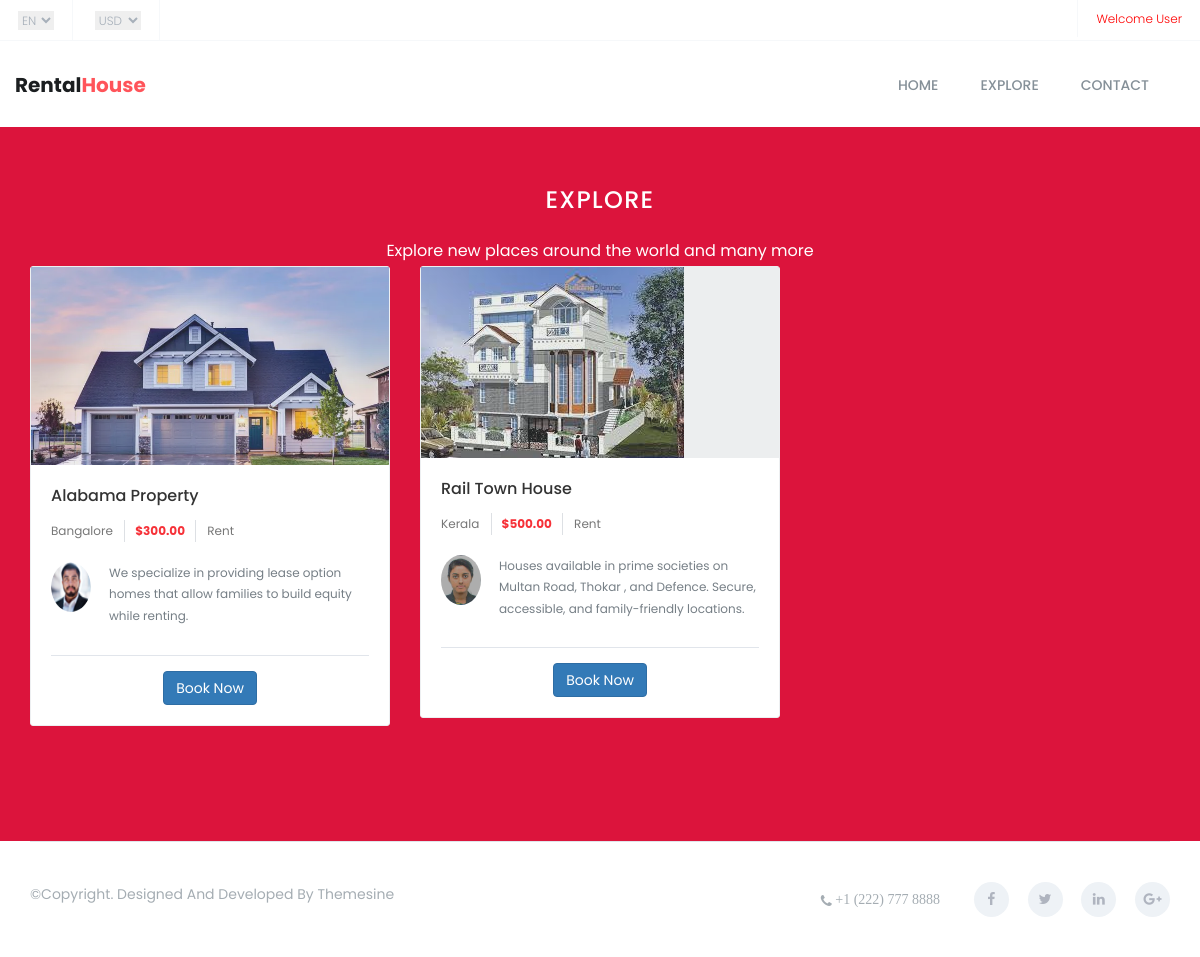
/explore, run on the app's committed database.
### Home/models.py (models this page shows)
class Home_Property(models.Model):#property
    title = models.CharField(max_length=255)
    description = models.TextField()
    price_max = models.DecimalField(max_digits=10,decimal_places=2)
    category = models.CharField(max_length=100, default='Real Estate')
    image_main = models.ImageField(upload_to="Name", null=True, blank=True)
    image_person = models.ImageField(upload_to="Name", null=True, blank=True)
    location = models.CharField(max_length=255)

### Home/views.py (the view)
# urls.py: path('explore', views.explore, name='explore'),
def explore(request):
    hp=Home_Property.objects.all()
    return render(request,"explore.html",{"explore":hp})

### Home/template/explore.html (shortened to what this page needs)
{% load static %}
<!Doctype html>
<html class="no-js" lang="en">
    <head>
        <link rel="stylesheet" href="{% static 'assets/css/font-awesome.min.css' %}">
		<link rel="stylesheet" href="{% static 'assets/css/linearicons.css' %}">
        <link rel="stylesheet" href="{% static 'assets/css/animate.css' %}">
        <link rel="stylesheet" href="{% static 'assets/css/flaticon.css' %}">
        <link rel="stylesheet" href="{% static 'assets/css/slick.css' %}">
		<link rel="stylesheet" href="{% static 'assets/css/slick-theme.css' %}">
        <link rel="stylesheet" href="{% static 'assets/css/bootstrap.min.css' %}">
		<link rel="stylesheet" href="{% static 'assets/css/bootsnav.css' %}" >
        <link rel="stylesheet" href="{% static 'assets/css/style.css' %}">
        <link rel="stylesheet" href="{% static 'assets/css/responsive.css' %}">
		<link rel="stylesheet" href="{% static 'css/style.css' %}">
    </head>
	<body>
		<header id="header-top" class="header-top">
			<ul>
				<li>
					<div class="header-top-left">
						<ul>
							<li class="select-opt">
								<select name="language" id="language">
									<option value="default">EN</option>
								</select>
							</li>
							<li class="select-opt">
								<select name="currency" id="currency">
									<option value="usd">USD</option>
								</select>
							</li>
						</ul>
					</div>
				</li>
				{% if user.is_authenticated and user.is_staff %}
		{% load static %}
				{% else %}
				<li class="head-responsive-right pull-right">
					<div class="header-top-right">
						<ul>
							<li class="header-top-contact">
								<a href="#" style="color: red;">Welcome User {{user.username}}</a>
							</li>
						</ul>
					</div>
				</li>
			</ul>
		</header>
		<section class="top-area">
			<div class="header-area">
			    <nav class="navbar navbar-default bootsnav  navbar-sticky navbar-scrollspy"  data-minus-value-desktop="70" data-minus-value-mobile="55" data-speed="1000">
			        <div class="container">
			            <div class="navbar-header">
			                <a class="navbar-brand" href="{% static '/' %}">Rental<span>House</span></a>
			            </div>
                        <div class="collapse navbar-collapse menu-ui-design" id="navbar-menu">
			                <ul class="nav navbar-nav navbar-right" data-in="fadeInDown" data-out="fadeOutUp">
								<li><a href="/">Home</a></li>
								<li><a href="explore">Explore</a></li>
								<li><a href="/">Contact</a></li>
			                </ul>
			            </div>
			        </div>
			    </nav>
			</div>
		</section>
		 <section id="explore" class="explore" style="background-color:crimson; padding: 60px 0;">
			<div class="container">
				<div class="section-header text-center">
					<h2 style="color: white;">Explore</h2>
					<p style="color: white;">Explore new places around the world and many more</p>
				</div>
				{% load static %}
				<div class="row">
            {% for i in explore %}
                <div class="col-md-4 col-sm-6">
                    <div class="single-explore-item">
                        <div class="single-explore-img">
                            <img src="{{ i.image_main.url }}" alt="explore image" style="max-width: 100%; height: auto;">
                        </div>
                        <div class="single-explore-txt bg-theme-1" style="background-color: #fff; padding: 20px; border-radius: 8px;">
                            <h2><a href="#" style="color: #333;">{{ i.title }}</a></h2>
                            <p class="explore-rating-price">
                                <a href="#" style="color: #777;">{{ i.location }}</a>
                                <span class="explore-price-box">
                                    <span class="explore-price" style="font-weight: bold;">${{ i.price_max }}</span>
                                </span>
                                <a href="#" style="color: #777;">{{ i.category }}</a>
                            </p>
                            <div class="explore-person">
                                <div class="row">
                                    <div class="col-sm-2">
                                        <div class="explore-person-img">
                                            <a href="#">
                                                <img src="{{ i.image_person.url }}" alt="explore person" style="width: 50px; height: 50px; border-radius: 50%;">
                                            </a>
                                        </div>
                                    </div>
                                    <div class="col-sm-10">
                                        <p>{{ i.description }}</p>
                                    </div>
                                </div>
                            </div>
							<div class="text-center" style="margin-top: 15px;">
                        <a href="{% url 'booking' i.id %}" class="btn btn-primary">Book Now</a>
                            </div>
                        </div>
                    </div>
                </div>
            {% endfor %}
        </div>
		{% endif %}
    </div>
</section>
		<footer id="footer"  class="footer">
			<div class="container">
				<div class="hm-footer-copyright">
					<div class="row">
						<div class="col-sm-5">
							<p>
								&copy;copyright. designed and developed by <a href="https://www.themesine.com/">themesine</a>
							</p>
						</div>
						<div class="col-sm-7">
							<div class="footer-social">
								<span><i class="fa fa-phone"> +1  (222) 777 8888</i></span>
								<a href="#"><i class="fa fa-facebook"></i></a>
								<a href="#"><i class="fa fa-twitter"></i></a>
								<a href="#"><i class="fa fa-linkedin"></i></a>
								<a href="#"><i class="fa fa-google-plus"></i></a>
							</div>
						</div>
					</div>
				</div>
			</div>
        </footer>
    </body>
</html>

### Home/static/assets/css/bootsnav.css (style rules this page uses)
nav.bootsnav .container { position: relative; }
nav.navbar.bootsnav { margin-bottom: 0; -moz-border-radius: 0px; -webkit-border-radius: 0px; -o-border-radius: 0px; border-radius: 0px; background-color: #fff; border: none; border-bottom: solid 1px #e0e0e0; z-index: 9; }
nav.navbar.bootsnav ul.nav > li > a { color: #6f6f6f; background-color: transparent; outline: none; margin-bottom: -2px; }
body { -webkit-transition: all 0.3s ease-in-out; -moz-transition: all 0.3s ease-in-out; -o-transition: all 0.3s ease-in-out; -ms-transition: all 0.3s ease-in-out; transition: all 0.3s ease-in-out; }
.wrap-sticky nav.navbar.bootsnav { position: absolute; width: 100%; left: 0; top: 0; }
@media (min-width: 1024px) { nav.navbar.bootsnav ul.nav > li > a { padding: 30px 15px; font-weight: 600; } }

### data on the page
Home_Property: image_main (picture), title "Alabama Property", location "Bangalore", price_max "300.00", category "Rent", image_person (picture), description "We specialize in providing lease option homes that allow families to build equity while renting."
Home_Property: image_main (picture), title "Rail Town House", location "Kerala", price_max "500.00", category "Rent", image_person (picture), description "Houses available in prime societies on Multan Road, Thokar , and Defence. Secure, accessible, and family-friendly locations."
